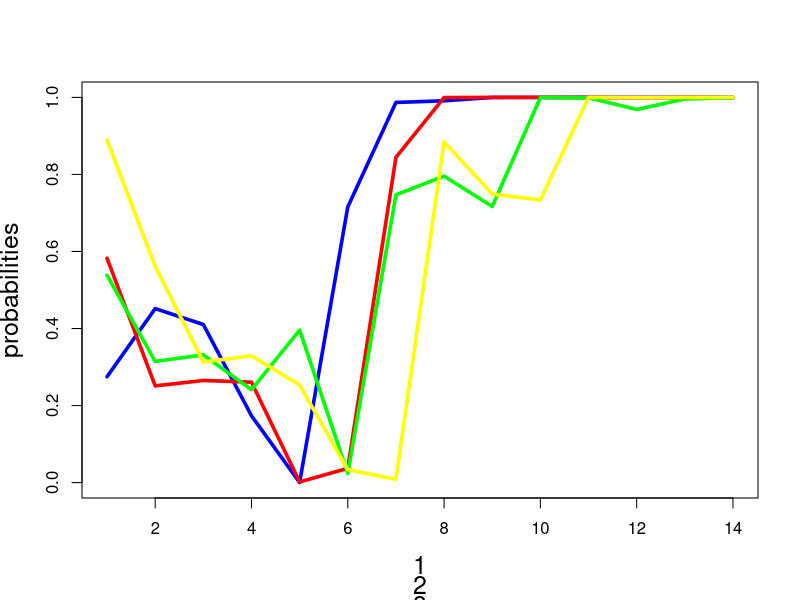

The R source for this figure:
alpha = array(NA, c(10,14))
threshold = array(NA, c(10,14))

count = 1
alpha[count,]  = c(0.274799167822759, 0.451699076126895, 0.410321664299958, 0.173475266165678, 0.000223054858490994, 0.7156252506697, 0.986877136109092, 0.991250920741392, 0.999993033483534, 0.999999541051072, 0.999997147513487, 0.999966355362025, 0.99999992717844, 0.999829339055518)
threshold[count,] = c(0, 0, 0, 0, 0, 1, 1, 1, 1, 1, 1, 1, 1, 1)

count = count + 1
alpha[count,] = c(0.582545266806145, 0.251079038719453, 0.265097457175133, 0.260633055525454, 0.00173348226084713, 0.0370450308906134, 0.844392306230399, 0.999547536026251, 0.999999999983203, 0.999999232110113, 0.999999999731927, 0.999336906056952, 0.999888376433774, 0.999612742432584)
threshold[count,] = c(0, 0, 0, 0, 0, 0, 1, 1, 1, 1, 1, 1, 1, 1)

count = count + 1
alpha[count,] = c(0.538192838989865, 0.314635437632986, 0.331550252486354, 0.241195128494428, 0.395837258644299, 0.0235423438469193, 0.747128400700958, 0.7955571918969, 0.716872675379231, 0.999629235838525, 0.998889150016625, 0.968764222577964, 0.995976297895263, 0.99943373545325)
threshold[count,] = c(0, 0, 0, 0, 0, 0, 1, 1, 1, 1, 1, 1, 1, 1)

count = count + 1
alpha[count,] = c(0.889442269735839, 0.561720585551627, 0.313114726386161, 0.329033960760415, 0.253549182010894, 0.0336004514459364, 0.00856397889087632, 0.884506228642406, 0.749135049102725, 0.733561458091027, 0.999973497123124, 0.999424445477498, 0.99998225922365, 0.999999075452336)
threshold[count,] = c(0, 0, 0, 0, 0, 0, 0, 1, 1, 1, 1, 1, 1, 1)

count = count + 1
alpha[count,] = c(0.958765192174554, 0.594554253665182, 0.538405189316556, 0.269675488340355, 0.183127427127466, 0.408486445918273, 0.0589982870977825, 0.0359575463494993, 0.859288347064634, 0.748268423500017, 0.762155329022325, 0.997757062983096, 0.997911795576543, 0.99249600471831)
threshold[count,] = c(0, 0, 0, 0, 0, 0, 0, 0, 1, 1, 1, 1, 1, 1)

count = count + 1
alpha[count,] = c(0.927806889824796, 0.914790361323179, 0.466282598399575, 0.323274282119751, 0.339922391334693, 0.187032544012608, 0.314883749139423, 0.0844471496406341, 0.0113907624053938, 0.916281784221761, 0.791259914658151, 0.71570525690727, 0.994648055230199, 0.999493434107366)
threshold[count,] = c(0, 0, 0, 0, 0, 0, 0, 0, 0, 1, 1, 1, 1, 1)

count = count + 1
alpha[count,] = c(0.707928174352611, 0.932476438200645, 0.790639386081466, 0.951401697009623, 0.443399253436625, 0.311012876739667, 0.387660831501957, 0.285094983552802, 0.0473929895087035, 0.0809748786438766, 0.832092122910921, 0.718776765452699, 0.797522793955767, 0.994504859471794)
threshold[count,] = c(0, 0, 0, 0, 0, 0, 0, 0, 0, 0, 1, 1, 1, 1)

count = count + 1
alpha[count,] = c(0.999128353357364, 0.809788308132547, 0.855227597523865, 0.520614087086126, 0.432412055232521, 0.428111028931453, 0.397221247139241, 0.326545859062448, 0.337478536461859, 0.0118876029559375, 0.0507266698611409, 0.871451185280939, 0.74206581215114, 0.765447648489872)
threshold[count,] = c(0, 0, 0, 0, 0, 0, 0, 0, 0, 0, 0, 1, 1, 1)

count = count + 1
alpha[count,] = c(0.748903940994097, 0.532664060849309, 0.856552060472804, 0.761958076840159, 0.469203736672472, 0.456089188913386, 0.371426405741205, 0.322939892304889, 0.226146682933555, 0.32098006518619, 0.0469418773131942, 0.188580242802069, 0.506684039613087, 0.630811442890734)
threshold[count,] = c(0, 0, 0, 0, 0, 0, 0, 0, 0, 0, 0, 0, 1, 1)

count = count + 1
alpha[count,] = c(0.98363869947793, 0.848955210293988, 0.644590746997916, 0.889420548788048, 0.895058323764607, 0.862664731994553, 0.471632504589251, 0.351572378351608, 0.168097053684184, 0.507108360705256, 0.272112552968239, 0.250603922403607, 0.000217214053005169, 0.000620416288125339)
threshold[count,] = c(0, 0, 0, 0, 0, 0, 0, 0, 0, 0, 0, 0, 0, 1)

plot(1:14,alpha[1,], type = "l", xlab = 1:14, ylab = "probabilities",col="blue", cex.lab=1.5, lwd=3.5,ylim=c(0,1) );
lines(1:14,alpha[2,], type = "l", xlab = 1:14, ylab = "probabilities",col="red", cex.lab=1.5, lwd=3.5,ylim=c(0,1) );
lines(1:14,alpha[3,], type = "l", xlab = 1:14, ylab = "probabilities",col="green", cex.lab=1.5, lwd=3.5,ylim=c(0,1) );
lines(1:14,alpha[4,], type = "l", xlab = 1:14, ylab = "probabilities",col="yellow", cex.lab=1.5, lwd=3.5,ylim=c(0,1) );

